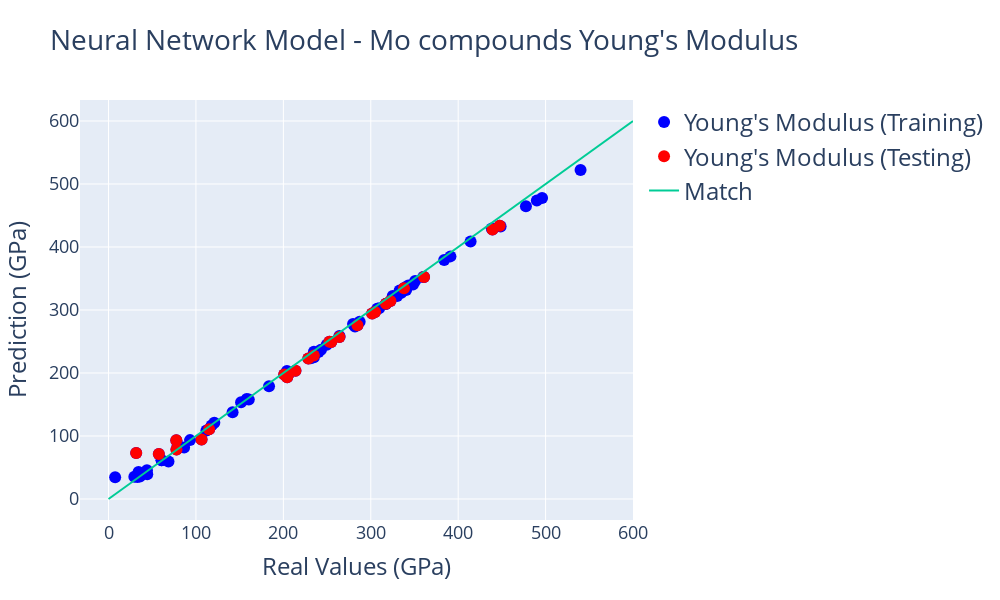

Notebook cell for this chart:
### Markdown cell above
### 4. Plotting

The easiest way to see if the model did a good job estimating the Young's Modulus for the Elements is through a plot comparing Real Values with their Predictions. We will use [Plotly](https://plot.ly/python/) to create a plot like that. We covered how to plot in Plotly in the first tutorial of this tool. For values in this plot, the line (x = y) indicates a perfect match and would be the desirable result for the points. As you analyze the plot, you can hover on the points to see the data we obtained in the cell above.

### Code cell
import plotly
import plotly.graph_objs as go
from plotly.offline import iplot

plotly.offline.init_notebook_mode(connected=True)

layout0= go.Layout(title=go.layout.Title(text="Neural Network Model - Mo compounds Young's Modulus", font=dict(size=28)), hovermode= 'closest', width = 1000, height=600, showlegend=True,  # Hovermode establishes the way the labels that appear when you hover are arranged # Establishing a square plot width=height
    xaxis= dict(title=go.layout.xaxis.Title(text='Real Values (GPa)', font=dict(size=24)), zeroline= False, gridwidth= 1, tickfont=dict(size=18)), # Axis Titles. Removing the X-axis Mark. Adding a Grid
    yaxis= dict(title=go.layout.yaxis.Title(text='Prediction (GPa)', font=dict(size=24)), zeroline= False, gridwidth= 1, tickfont=dict(size=18)), # Axis Titles. Removing the Y-axis Mark. Adding a Grid
    legend=dict(font=dict(size=24))) # Adding a legend

trace0 = go.Scatter(x = all_labels, y = predictions, mode = 'markers', marker= dict(size= 12, color= 'blue'), text= elements, name = 'Young\'s Modulus (Training)')
trace1 = go.Scatter(x = test_labels, y = test_predictions, mode = 'markers', marker= dict(size= 12, color= 'red'), text = labeled_elements, name = 'Young\'s Modulus (Testing)')
trace2 = go.Scatter(x = [0,600], y = [0,600], mode = 'lines', name = "Match") # This trace is the line X = Y which would indicate that the Prediction equals the real value

data = [trace0, trace1, trace2]
fig= go.Figure(data, layout=layout0)
iplot(fig)

### Figure 1 — Plotly figure (JSON) as saved in the notebook; plotly's stock layout.template omitted (floating-point values rounded to 4 significant figures)
{"data": [{"marker": {"color": "blue", "size": 12}, "mode": "markers", "name": "Young's Modulus (Training)", "text": ["MoSe2", "MoS2", "Co3Mo", "MoIr", "MoIr3", "Ni3Mo", "Ni4Mo", "MoP4", "MoRh", "SiMo3", "Si3Mo5", "MoS2", "Be12Mo", "Sb7Mo3", "Mo2C", "MoSe2", "Be2Mo", "Mo5As4", "MoO3", "BMo", "BaMoO4", "ZrMo2", "MoP", "B2Mo", "HfMo2", "AlMo3", "Si2Mo", "Al8Mo3", "MoN", "MoS2", "MoRh3", "MoO2", "MoF6", "MoSe2", "Te4Mo3", "Ti2MoPt", "MoPt2", "Zn6Mo", "V3Mo", "MoRu3", "MoPt", "CoMoP2", "Ce2Mo2C3", "Y2Si4Mo3", "Zr(MoO4)2", "AlBMo", "Ta2MoRu", "Ti2MoIr", "Li6MoN4", "CaMoN3", "NiMoP2", "Ca3MoN3", "ZrMoP", "Lu6Sb2Mo", "Na2MoO4", "NiMoO4", "CaMoO4", "CoBMo", "CoMoP", "K3MoF6", "NiMoP", "ScTc2Mo", "Ta2MoOs", "MgMoN2", "V2MoOs", "Lu2Mo2C3", "Ta2ReMo", "Ta2FeMo", "HfSiMo", "Ni2Mo3N", "HfMoP", "Ti2AlMo", "Hf2MoIr", "Hf2MoRh", "Ti2NiMo", "TiTc2Mo", "Ta2TcMo", "Si3MoPt2", "Ni(BMo)2", "K2NaMoF6", "KTl2MoF6", "Rb2NaMoF6", "Cs2KMoF6", "NaTl2MoF6"], "type": "scatter", "x": [35.84, 29.52, 340.5, 438.5, 477.5, 236.7, 240.2, 235.2, 343.0, 325.1, 309.6, 44.28, 333.0, 141.9, 384, 33.04, 360, 204.1, 79.2, 496, 60.72, 160.5, 335, 540, 183.6, 307.3, 414.2, 249.6, 490, 43.92, 330.2, 235.0, 7.56, 36.3, 36.68, 231.4, 350.7, 121, 112, 391.2, 348.3, 279.7, 202.5, 243.0, 34.72, 339.5, 281.9, 235.0, 158.1, 117.9, 264.2, 60.72, 287.3, 93.24, 68.58, 151.6, 86.46, 448.6, 317.2, 34.32, 252.7, 201, 322.5, 439.2, 317.4, 228.6, 338.0, 254.8, 264.2, 361.0, 304.9, 115.1, 213.8, 204.4, 205.4, 301.6, 284.8, 234.8, 447.5, 77.72, 31.64, 77.52, 57.54, 106.4], "y": [35.59, 35.14, 331.8, 429.3, 464.8, 231.6, 233.4, 230.6, 339.0, 322.2, 302.8, 39.11, 330.9, 137.6, 379.4, 35.05, 352.4, 203.3, 86.09, 477.7, 61.59, 157.7, 327.2, 522.4, 178.8, 301.9, 408.9, 244.9, 474.0, 45.76, 322.2, 233.6, 34.59, 37.13, 37.58, 223.3, 346.2, 120.9, 108.8, 385.1, 340.6, 277.8, 197.5, 237.0, 36.86, 335.7, 273.9, 225.1, 158.8, 116.9, 258.7, 61.5, 281.5, 93.46, 59.48, 153.7, 81.84, 432.4, 309.6, 42.82, 249.5, 197.7, 314.5, 427.9, 310.0, 222.9, 334.4, 249.2, 257.1, 352.5, 296.7, 110.8, 203.7, 193.4, 197.1, 294.5, 275.9, 227.8, 433.8, 78.66, 73.15, 93.27, 71.29, 94.45]}, {"marker": {"color": "red", "size": 12}, "mode": "markers", "name": "Young's Modulus (Testing)", "text": ["NiMoP", "ScTc2Mo", "Ta2MoOs", "MgMoN2", "V2MoOs", "Lu2Mo2C3", "Ta2ReMo", "Ta2FeMo", "HfSiMo", "Ni2Mo3N", "HfMoP", "Ti2AlMo", "Hf2MoIr", "Hf2MoRh", "Ti2NiMo", "TiTc2Mo", "Ta2TcMo", "Si3MoPt2", "Ni(BMo)2", "K2NaMoF6", "KTl2MoF6", "Rb2NaMoF6", "Cs2KMoF6", "NaTl2MoF6"], "type": "scatter", "x": [252.7, 201, 322.5, 439.2, 317.4, 228.6, 338.0, 254.8, 264.2, 361.0, 304.9, 115.1, 213.8, 204.4, 205.4, 301.6, 284.8, 234.8, 447.5, 77.72, 31.64, 77.52, 57.54, 106.4], "y": [249.5, 197.7, 314.5, 427.9, 310.0, 222.9, 334.4, 249.2, 257.1, 352.5, 296.7, 110.8, 203.7, 193.4, 197.1, 294.5, 275.9, 227.8, 433.8, 78.66, 73.15, 93.27, 71.29, 94.45]}, {"mode": "lines", "name": "Match", "type": "scatter", "x": [0, 600], "y": [0, 600]}], "layout": {"height": 600, "hovermode": "closest", "legend": {"font": {"size": 24}}, "showlegend": true, "title": {"font": {"size": 28}, "text": "Neural Network Model - Mo compounds Young's Modulus"}, "width": 1000, "xaxis": {"gridwidth": 1, "tickfont": {"size": 18}, "title": {"font": {"size": 24}, "text": "Real Values (GPa)"}, "zeroline": false}, "yaxis": {"gridwidth": 1, "tickfont": {"size": 18}, "title": {"font": {"size": 24}, "text": "Prediction (GPa)"}, "zeroline": false}}}
